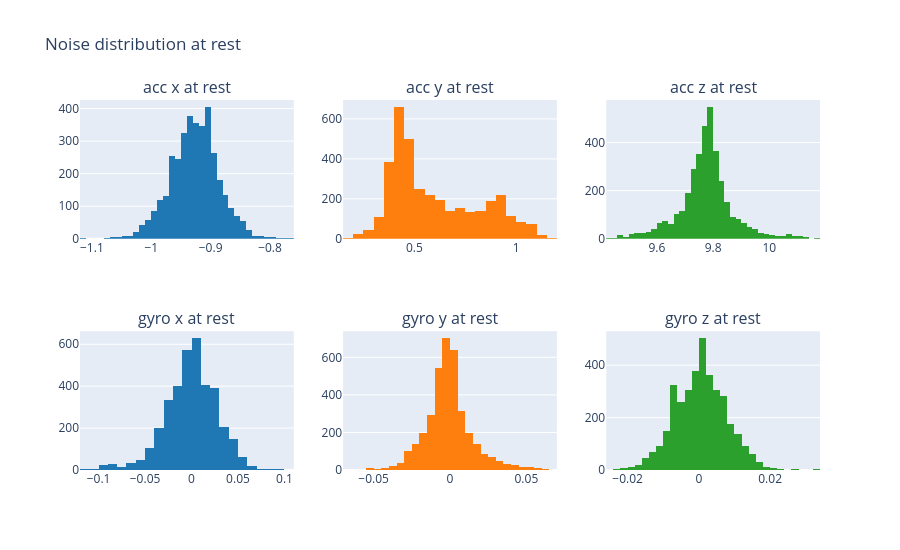

Notebook code for this chart:
### Code cell
# Distribution of the values at rest, per axis.
# Narrow bell shape = pure sensor noise, wide or multiple humps = real motion (breathing, heartbeat, hand).
titles = [f"acc {axis} at rest" for axis in "xyz"] + [f"gyro {axis} at rest" for axis in "xyz"]
fig = make_subplots(rows=2, cols=3, subplot_titles=titles)
for i, axis in enumerate("xyz"):
    fig.add_trace(go.Histogram(x=acc_still[:, i], nbinsx=40, marker_color=COLORS[axis]), row=1, col=i + 1)
    fig.add_trace(go.Histogram(x=gyr_still[:, i], nbinsx=40, marker_color=COLORS[axis]), row=2, col=i + 1)
fig.update_layout(height=550, showlegend=False, title="Noise distribution at rest")
fig.show()

### Figure 1 — Plotly figure (JSON) as saved in the notebook; plotly's stock layout.template omitted (floating-point values rounded to 4 significant figures; data arrays with more than 128 entries replaced by an {"elided": "..."} marker saying what was removed)
{"data": [{"marker": {"color": "#1f77b4"}, "nbinsx": 40, "type": "histogram", "x": {"elided": "3650 float values"}, "xaxis": "x", "yaxis": "y"}, {"marker": {"color": "#1f77b4"}, "nbinsx": 40, "type": "histogram", "x": {"elided": "3650 float values"}, "xaxis": "x4", "yaxis": "y4"}, {"marker": {"color": "#ff7f0e"}, "nbinsx": 40, "type": "histogram", "x": {"elided": "3650 float values"}, "xaxis": "x2", "yaxis": "y2"}, {"marker": {"color": "#ff7f0e"}, "nbinsx": 40, "type": "histogram", "x": {"elided": "3650 float values"}, "xaxis": "x5", "yaxis": "y5"}, {"marker": {"color": "#2ca02c"}, "nbinsx": 40, "type": "histogram", "x": {"elided": "3650 float values"}, "xaxis": "x3", "yaxis": "y3"}, {"marker": {"color": "#2ca02c"}, "nbinsx": 40, "type": "histogram", "x": {"elided": "3650 float values"}, "xaxis": "x6", "yaxis": "y6"}], "layout": {"annotations": [{"font": {"size": 16}, "showarrow": false, "text": "acc x at rest", "x": 0.1444, "xanchor": "center", "xref": "paper", "y": 1, "yanchor": "bottom", "yref": "paper"}, {"font": {"size": 16}, "showarrow": false, "text": "acc y at rest", "x": 0.5, "xanchor": "center", "xref": "paper", "y": 1, "yanchor": "bottom", "yref": "paper"}, {"font": {"size": 16}, "showarrow": false, "text": "acc z at rest", "x": 0.8556, "xanchor": "center", "xref": "paper", "y": 1, "yanchor": "bottom", "yref": "paper"}, {"font": {"size": 16}, "showarrow": false, "text": "gyro x at rest", "x": 0.1444, "xanchor": "center", "xref": "paper", "y": 0.375, "yanchor": "bottom", "yref": "paper"}, {"font": {"size": 16}, "showarrow": false, "text": "gyro y at rest", "x": 0.5, "xanchor": "center", "xref": "paper", "y": 0.375, "yanchor": "bottom", "yref": "paper"}, {"font": {"size": 16}, "showarrow": false, "text": "gyro z at rest", "x": 0.8556, "xanchor": "center", "xref": "paper", "y": 0.375, "yanchor": "bottom", "yref": "paper"}], "height": 550, "showlegend": false, "title": {"text": "Noise distribution at rest"}, "xaxis": {"anchor": "y", "domain": [0, 0.2889]}, "xaxis2": {"anchor": "y2", "domain": [0.3556, 0.6444]}, "xaxis3": {"anchor": "y3", "domain": [0.7111, 1]}, "xaxis4": {"anchor": "y4", "domain": [0, 0.2889]}, "xaxis5": {"anchor": "y5", "domain": [0.3556, 0.6444]}, "xaxis6": {"anchor": "y6", "domain": [0.7111, 1]}, "yaxis": {"anchor": "x", "domain": [0.625, 1]}, "yaxis2": {"anchor": "x2", "domain": [0.625, 1]}, "yaxis3": {"anchor": "x3", "domain": [0.625, 1]}, "yaxis4": {"anchor": "x4", "domain": [0, 0.375]}, "yaxis5": {"anchor": "x5", "domain": [0, 0.375]}, "yaxis6": {"anchor": "x6", "domain": [0, 0.375]}}}
